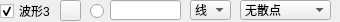
               <widget class="QWidget" name="widget_3" native="true">
                <property name="minimumSize">
                 <size>
                  <width>0</width>
                  <height>22</height>
                 </size>
                </property>
                <property name="maximumSize">
                 <size>
                  <width>16777215</width>
                  <height>22</height>
                 </size>
                </property>
                <widget class="QLineEdit" name="txtValueCurve3">
                 <property name="geometry">
                  <rect>
                   <x>110</x>
                   <y>0</y>
                   <width>71</width>
                   <height>20</height>
                  </rect>
                 </property>
                 <property name="text">
                  <string/>
                 </property>
                </widget>
                <widget class="QRadioButton" name="rdoBoldCurve3">
                 <property name="geometry">
                  <rect>
                   <x>90</x>
                   <y>3</y>
                   <width>16</width>
                   <height>16</height>
                  </rect>
                 </property>
                 <property name="text">
                  <string/>
                 </property>
                 <property name="checked">
                  <bool>false</bool>
                 </property>
                </widget>
                <widget class="QCheckBox" name="chkVisibleCurve3">
                 <property name="geometry">
                  <rect>
                   <x>0</x>
                   <y>3</y>
                   <width>53</width>
                   <height>16</height>
                  </rect>
                 </property>
                 <property name="text">
                  <string>波形3</string>
                 </property>
                 <property name="checked">
                  <bool>true</bool>
                 </property>
                </widget>
                <widget class="QPushButton" name="btnColourCurve3">
                 <property name="geometry">
                  <rect>
                   <x>60</x>
                   <y>0</y>
                   <width>21</width>
                   <height>21</height>
                  </rect>
                 </property>
                 <property name="text">
                  <string/>
                 </property>
                </widget>
                <widget class="QComboBox" name="cmbLineStyle3">
                 <property name="geometry">
                  <rect>
                   <x>190</x>
                   <y>0</y>
                   <width>41</width>
                   <height>20</height>
                  </rect>
                 </property>
                 <property name="currentIndex">
                  <number>1</number>
                 </property>
                 <item>
                  <property name="text">
                   <string>点</string>
                  </property>
                 </item>
                 <item>
                  <property name="text">
                   <string>线</string>
                  </property>
                 </item>
                 <item>
                  <property name="text">
                   <string>左</string>
                  </property>
                 </item>
                 <item>
                  <property name="text">
                   <string>右</string>
                  </property>
                 </item>
                 <item>
                  <property name="text">
                   <string>中</string>
                  </property>
                 </item>
                 <item>
                  <property name="text">
                   <string>积</string>
                  </property>
                 </item>
                </widget>
                <widget class="QComboBox" name="cmbScatterStyle3">
                 <property name="geometry">
                  <rect>
                   <x>240</x>
                   <y>0</y>
                   <width>91</width>
                   <height>20</height>
                  </rect>
                 </property>
                 <property name="focusPolicy">
                  <enum>Qt::WheelFocus</enum>
                 </property>
                 <property name="maxVisibleItems">
                  <number>20</number>
                 </property>
                 <item>
                  <property name="text">
                   <string>无散点</string>
                  </property>
                  <property name="icon">
                   <iconset resource="res.qrc">
                    <normaloff>:/pic/ssNone.png</normaloff>:/pic/ssNone.png</iconset>
                  </property>
                 </item>
                 <item>
                  <property name="text">
                   <string>x形</string>
                  </property>
                  <property name="icon">
                   <iconset resource="res.qrc">
                    <normaloff>:/pic/ssCross.png</normaloff>:/pic/ssCross.png</iconset>
                  </property>
                 </item>
                 <item>
                  <property name="text">
                   <string>+形</string>
                  </property>
                  <property name="icon">
                   <iconset resource="res.qrc">
                    <normaloff>:/pic/ssPlus.png</normaloff>:/pic/ssPlus.png</iconset>
                  </property>
                 </item>
                 <item>
                  <property name="text">
                   <string>空心圆</string>
                  </property>
                  <property name="icon">
                   <iconset resource="res.qrc">
                    <normaloff>:/pic/ssCircle.png</normaloff>:/pic/ssCircle.png</iconset>
                  </property>
                 </item>
                 <item>
                  <property name="text">
                   <string>实心圆</string>
                  </property>
                  <property name="icon">
                   <iconset resource="res.qrc">
                    <normaloff>:/pic/ssDisc.png</normaloff>:/pic/ssDisc.png</iconset>
                  </property>
                 </item>
                 <item>
                  <property name="text">
                   <string>矩形</string>
                  </property>
                  <property name="icon">
                   <iconset resource="res.qrc">
                    <normaloff>:/pic/ssSquare.png</normaloff>:/pic/ssSquare.png</iconset>
                  </property>
                 </item>
                 <item>
                  <property name="text">
                   <string>菱形</string>
                  </property>
                  <property name="icon">
                   <iconset resource="res.qrc">
                    <normaloff>:/pic/ssDiamond.png</normaloff>:/pic/ssDiamond.png</iconset>
                  </property>
                 </item>
                 <item>
                  <property name="text">
                   <string>星形</string>
                  </property>
                  <property name="icon">
                   <iconset resource="res.qrc">
                    <normaloff>:/pic/ssStar.png</normaloff>:/pic/ssStar.png</iconset>
                  </property>
                 </item>
                 <item>
                  <property name="text">
                   <string>正三角</string>
                  </property>
                  <property name="icon">
                   <iconset resource="res.qrc">
                    <normaloff>:/pic/ssTriangle.png</normaloff>:/pic/ssTriangle.png</iconset>
                  </property>
                 </item>
                 <item>
                  <property name="text">
                   <string>倒三角</string>
                  </property>
                  <property name="icon">
                   <iconset resource="res.qrc">
                    <normaloff>:/pic/ssTriangleInverted.png</normaloff>:/pic/ssTriangleInverted.png</iconset>
                  </property>
                 </item>
                 <item>
                  <property name="text">
                   <string>x框</string>
                  </property>
                  <property name="icon">
                   <iconset resource="res.qrc">
                    <normaloff>:/pic/ssCrossSquare.png</normaloff>:/pic/ssCrossSquare.png</iconset>
                  </property>
                 </item>
                 <item>
                  <property name="text">
                   <string>+框</string>
                  </property>
                  <property name="icon">
                   <iconset resource="res.qrc">
                    <normaloff>:/pic/ssPlusSquare.png</normaloff>:/pic/ssPlusSquare.png</iconset>
                  </property>
                 </item>
                 <item>
                  <property name="text">
                   <string>x圆</string>
                  </property>
                  <property name="icon">
                   <iconset resource="res.qrc">
                    <normaloff>:/pic/ssCrossCircle.png</normaloff>:/pic/ssCrossCircle.png</iconset>
                  </property>
                 </item>
                 <item>
                  <property name="text">
                   <string>+圆</string>
                  </property>
                  <property name="icon">
                   <iconset resource="res.qrc">
                    <normaloff>:/pic/ssPlusCircle.png</normaloff>:/pic/ssPlusCircle.png</iconset>
                  </property>
                 </item>
                 <item>
                  <property name="text">
                   <string>和平</string>
                  </property>
                  <property name="icon">
                   <iconset resource="res.qrc">
                    <normaloff>:/pic/ssPeace.png</normaloff>:/pic/ssPeace.png</iconset>
                  </property>
                 </item>
                </widget>
               </widget>
